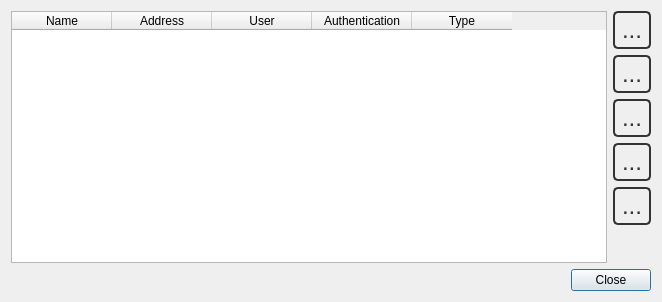
<?xml version="1.0" encoding="UTF-8"?>
<ui version="4.0">
 <class>ServerListDialog</class>
 <widget class="QDialog" name="ServerListDialog">
  <property name="geometry">
   <rect>
    <x>0</x>
    <y>0</y>
    <width>662</width>
    <height>302</height>
   </rect>
  </property>
  <property name="windowTitle">
   <string>Server List</string>
  </property>
  <property name="styleSheet">
   <string>QToolButton {
   color: #333;
   background-color: QLinearGradient( x1: 0, y1: 0, x2: 0, y2: 1, 
          stop: 0 #fff,
          stop: 0.5 #eee, 
          stop: 1 #999);
   border-width: 2px;
   border-color: #333;
   border-style: solid;
   border-radius: 5;
   padding: 0px;
   font-size: 24px;
   min-width: 34px;
   max-width: 34px;
   min-height: 34px;
   max-height: 34px;
}

QToolButton:disabled {
  background-color: QLinearGradient( x1: 0, y1: 0, x2: 0, y2: 1, 
          stop: 0 #fff,
          stop: 0.5 #eee, 
          stop: 1 #bbb);
   border-color: #aaa;
   color: #aaa;
}

QToolButton:pressed {
   background-color: QLinearGradient( x1: 0, y1: 0, x2: 0, y2: 1, 
          stop: 0 #999,
          stop: 0.5 #eee, 
          stop: 1 #fff);
}


QToolButton:checked {
   border-color: #b00;
   background-color: QLinearGradient( x1: 0, y1: 0, x2: 0, y2: 1, 
          stop: 0 #999,
          stop: 0.5 #eee, 
          stop: 1 #fff);
}

QToolTip {
   border: 2px solid darkkhaki;
   padding: 2px;
   border-radius: 3px;
   opacity: 500;
   font-size: 10px;
}</string>
  </property>
  <layout class="QVBoxLayout" name="verticalLayout_2">
   <item>
    <layout class="QHBoxLayout" name="horizontalLayout_2">
     <item>
      <widget class="QTableWidget" name="serverListTable">
       <property name="editTriggers">
        <set>QAbstractItemView::NoEditTriggers</set>
       </property>
       <property name="selectionMode">
        <enum>QAbstractItemView::SingleSelection</enum>
       </property>
       <property name="selectionBehavior">
        <enum>QAbstractItemView::SelectRows</enum>
       </property>
       <property name="showGrid">
        <bool>false</bool>
       </property>
       <attribute name="horizontalHeaderMinimumSectionSize">
        <number>30</number>
       </attribute>
       <attribute name="verticalHeaderCascadingSectionResizes">
        <bool>true</bool>
       </attribute>
       <column>
        <property name="text">
         <string>Name</string>
        </property>
       </column>
       <column>
        <property name="text">
         <string>Address</string>
        </property>
       </column>
       <column>
        <property name="text">
         <string>User</string>
        </property>
       </column>
       <column>
        <property name="text">
         <string>Authentication</string>
        </property>
       </column>
       <column>
        <property name="text">
         <string>Type</string>
        </property>
       </column>
      </widget>
     </item>
     <item>
      <layout class="QVBoxLayout" name="verticalLayout">
       <item>
        <widget class="QToolButton" name="addServerButton">
         <property name="toolTip">
          <string>Add new server</string>
         </property>
         <property name="text">
          <string>...</string>
         </property>
         <property name="icon">
          <iconset resource="IQmol.qrc">
           <normaloff>:/resources/icons/Add.png</normaloff>:/resources/icons/Add.png</iconset>
         </property>
         <property name="iconSize">
          <size>
           <width>24</width>
           <height>24</height>
          </size>
         </property>
        </widget>
       </item>
       <item>
        <widget class="QToolButton" name="configureServerButton">
         <property name="toolTip">
          <string>Configure selected server</string>
         </property>
         <property name="text">
          <string>...</string>
         </property>
         <property name="icon">
          <iconset resource="IQmol.qrc">
           <normaloff>:/resources/icons/Configure.png</normaloff>:/resources/icons/Configure.png</iconset>
         </property>
         <property name="iconSize">
          <size>
           <width>24</width>
           <height>24</height>
          </size>
         </property>
        </widget>
       </item>
       <item>
        <widget class="QToolButton" name="removeServerButton">
         <property name="toolTip">
          <string>Remove slected server</string>
         </property>
         <property name="text">
          <string>...</string>
         </property>
         <property name="icon">
          <iconset resource="IQmol.qrc">
           <normaloff>:/resources/icons/Remove.png</normaloff>:/resources/icons/Remove.png</iconset>
         </property>
         <property name="iconSize">
          <size>
           <width>24</width>
           <height>24</height>
          </size>
         </property>
        </widget>
       </item>
       <item>
        <widget class="QToolButton" name="upButton">
         <property name="toolTip">
          <string>Move server up</string>
         </property>
         <property name="text">
          <string>...</string>
         </property>
         <property name="icon">
          <iconset resource="IQmol.qrc">
           <normaloff>:/resources/icons/Up.png</normaloff>:/resources/icons/Up.png</iconset>
         </property>
         <property name="iconSize">
          <size>
           <width>24</width>
           <height>24</height>
          </size>
         </property>
        </widget>
       </item>
       <item>
        <widget class="QToolButton" name="downButton">
         <property name="toolTip">
          <string>Move server down</string>
         </property>
         <property name="text">
          <string>...</string>
         </property>
         <property name="icon">
          <iconset resource="IQmol.qrc">
           <normaloff>:/resources/icons/Down.png</normaloff>:/resources/icons/Down.png</iconset>
         </property>
         <property name="iconSize">
          <size>
           <width>24</width>
           <height>24</height>
          </size>
         </property>
        </widget>
       </item>
       <item>
        <spacer name="verticalSpacer">
         <property name="orientation">
          <enum>Qt::Vertical</enum>
         </property>
         <property name="sizeHint" stdset="0">
          <size>
           <width>20</width>
           <height>40</height>
          </size>
         </property>
        </spacer>
       </item>
      </layout>
     </item>
    </layout>
   </item>
   <item>
    <layout class="QHBoxLayout" name="horizontalLayout">
     <item>
      <spacer name="horizontalSpacer">
       <property name="orientation">
        <enum>Qt::Horizontal</enum>
       </property>
       <property name="sizeHint" stdset="0">
        <size>
         <width>40</width>
         <height>20</height>
        </size>
       </property>
      </spacer>
     </item>
     <item>
      <widget class="QPushButton" name="closeButton">
       <property name="text">
        <string>Close</string>
       </property>
      </widget>
     </item>
    </layout>
   </item>
  </layout>
 </widget>
 <resources>
  <include location="IQmol.qrc"/>
 </resources>
 <connections>
  <connection>
   <sender>closeButton</sender>
   <signal>clicked()</signal>
   <receiver>ServerListDialog</receiver>
   <slot>close()</slot>
   <hints>
    <hint type="sourcelabel">
     <x>534</x>
     <y>263</y>
    </hint>
    <hint type="destinationlabel">
     <x>292</x>
     <y>145</y>
    </hint>
   </hints>
  </connection>
 </connections>
</ui>
